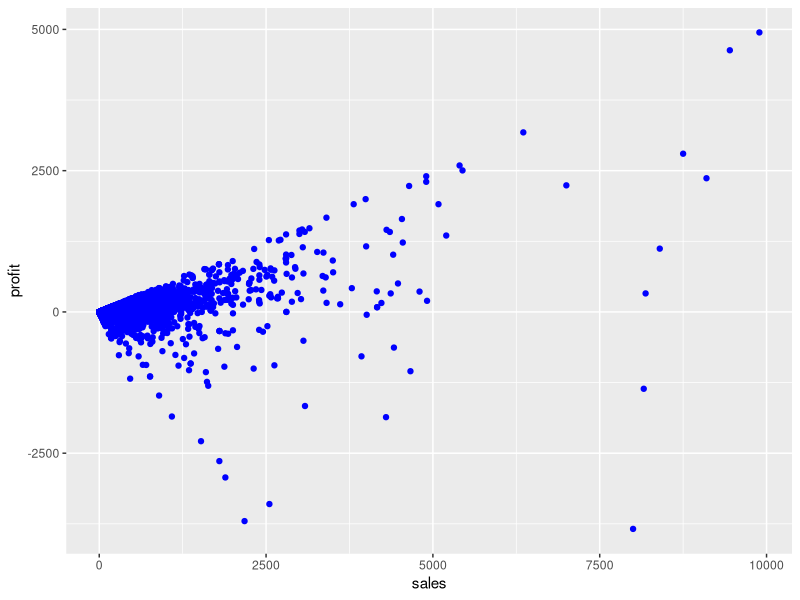
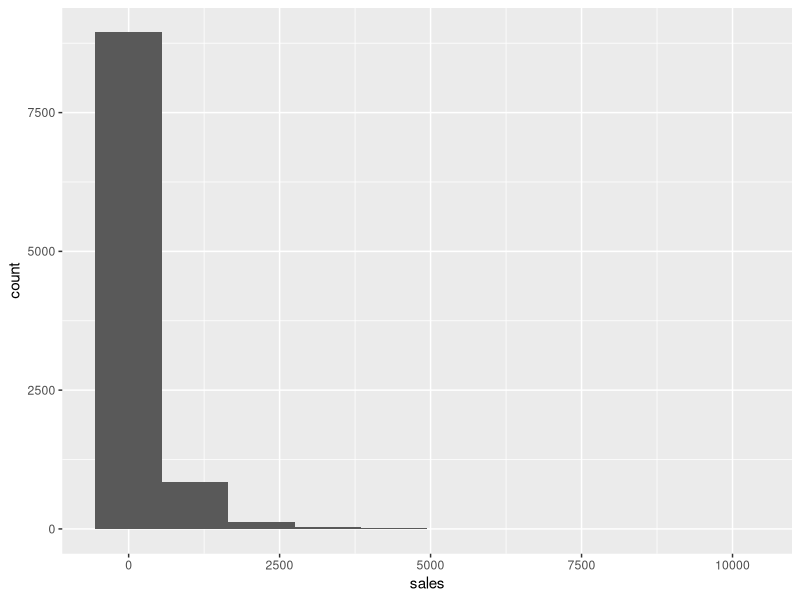
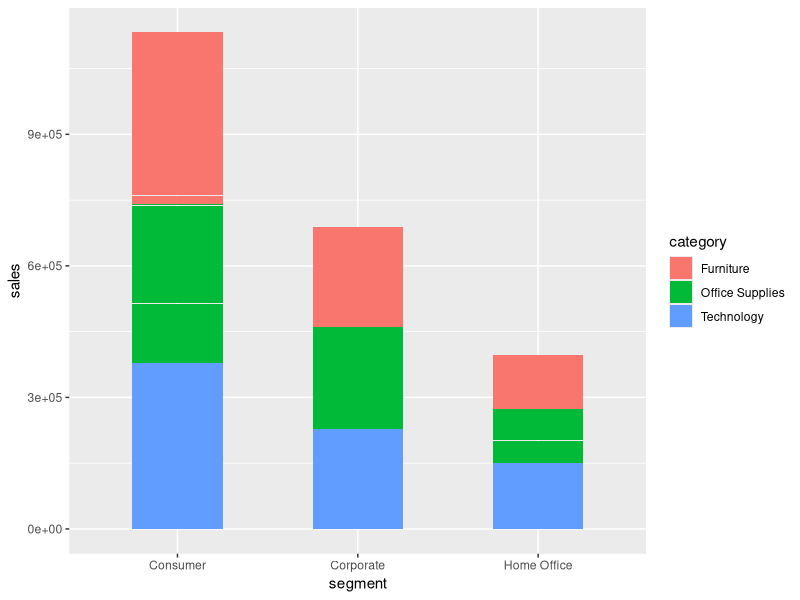

These charts were generated, in order, by the following R code:
library(dplyr)
library(ggplot2)

dataset <- read.csv('Assessment_Statistics_foundation_ Dataset_superstore_simple.csv')
#visualisasi sccater plot

ggplot(dataset,aes(x=sales,y =profit))+geom_point(colour='blue')

#visualisasi histogram

ggplot(dataset,aes(sales))+geom_histogram(bins =10)

#bar chart

ggplot(dataset,aes(x=segment,y=sales)) + geom_bar(stat = 'identity', width=0.5,aes(fill=category))

